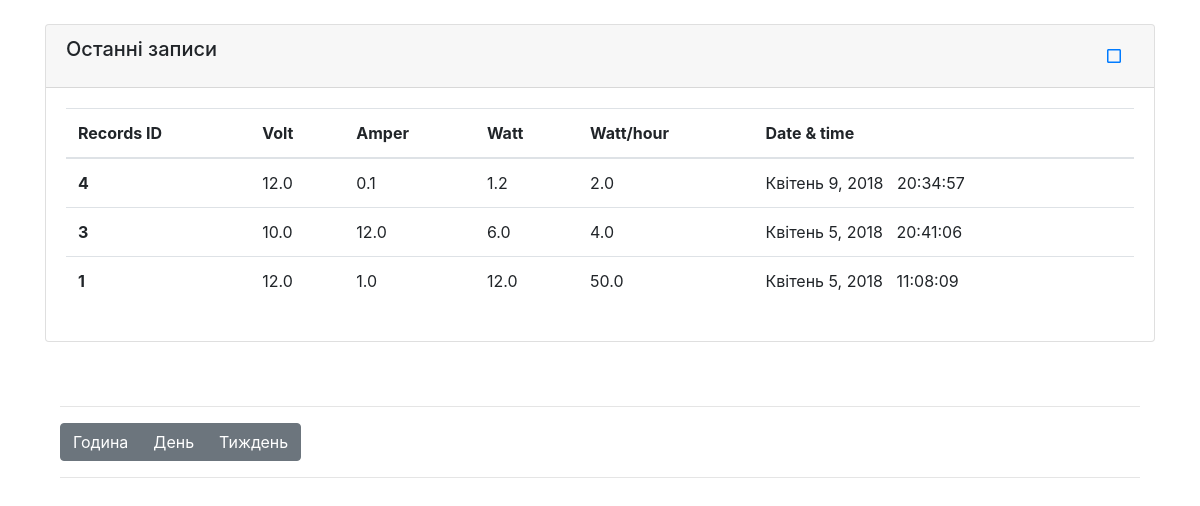
/, run on an earlier commit of the app's database.
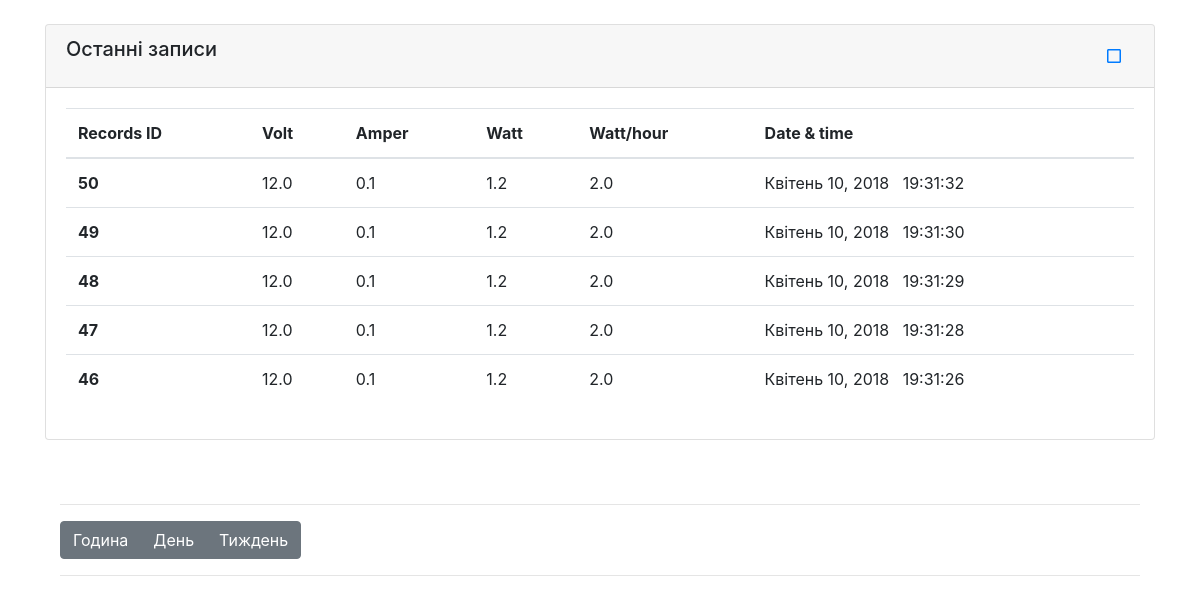
And on a later commit of the database.
### mon/models.py (models this page shows, shortened)
class Record(models.Model):
    volt = models.FloatField(default=0, null=True, blank=True)
    amper = models.FloatField(default=0, null=True, blank=True)
    watt = models.FloatField(default=0, null=True, blank=True)
    watt_hour = models.FloatField(default=0, null=True, blank=True)
    dt = models.DateTimeField(default=timezone.now)
    comment = models.TextField(max_length=300, null=True, blank=True)

### mon/views.py (the view)
# urls.py: path('', home, name='home'),
def home(request):
    records = Record.objects.all().order_by('-dt')[:5]
    if request.GET:
        pass
    else:
        eh = timezone.now()
        sh = eh.replace(hour=eh.hour - 1)
        for_charts = Record.objects.all().order_by('dt').filter(dt__range=(sh, eh))
    return render(request, 'mon/index.html', locals())

### mon/templates/mon/index.html (shortened to what this page needs)
{% load staticfiles %}
{% load l10n %}
<!DOCTYPE html>
<html lang="en">
<head>
    <link rel="stylesheet" href="{% static 'css_bs/bootstrap.css' %}">
    <link rel="stylesheet" href="{% static 'css_bs/custom.css' %}">
</head>
<body>
    <div class="container">
        <div class="row">
            <div class="col-md-12">
                <br>
                <div id="accordion">
                    <div class="card">
                        <div class="card-header" id="headingOne">
                            <h5 class="mb-0">
                                Останні записи
                                <button class="btn btn-link" style="float: right;" data-toggle="collapse" data-target="#collapseOne" aria-expanded="true" aria-controls="collapseOne">
                                    <i class="far fa-square"></i>
                                </button>
                            </h5>
                        </div>
                        <div id="collapseOne" class="collapse show" aria-labelledby="headingOne" data-parent="#accordion">
                            <div class="card-body">
                                <table class="table table-hover">
                                    <thead>
                                        <tr>
                                            <th scope="col">Records ID</th>
                                            <th scope="col">Volt</th>
                                            <th scope="col">Amper</th>
                                            <th scope="col">Watt</th>
                                            <th scope="col">Watt/hour</th>
                                            <th scope="col">Date & time</th>
                                        </tr>
                                    </thead>
                                    <tbody>
                                        {% for record in records %}
                                            <tr>
                                                <th scope="row">{{ record.id }}</th>
                                                <td>{{ record.volt }}</td>
                                                <td>{{ record.amper }}</td>
                                                <td>{{ record.watt }}</td>
                                                <td>{{ record.watt_hour }}</td>
                                                <td>{{ record.dt|date }} &nbsp; {{ record.dt|time:'H:i:s' }}</td>
                                            </tr>
                                        {% endfor %}
                                    </tbody>
                                </table>
                            </div>
                        </div>
                    </div>
                </div>
            </div>
        </div>
            <div class="col-md-12">
                <br><br>
                <hr>
                <div class="btn-group" role="group" aria-label="Basic example">
                    <button type="button" class="btn btn-secondary">Година</button>
                    <button type="button" class="btn btn-secondary">День</button>
                    <button type="button" class="btn btn-secondary">Тиждень</button>
                </div>
                <hr>
            </div>
    </div>
</body>
</html>

What changed in the data, as far as the page shows it:
no longer on this page (row unchanged): Record: id "4", volt "12.0", amper "0.1", watt "1.2", watt_hour "2.0", dt "Квітень 9, 2018", dt "20:34:57"
no longer on this page (row unchanged): Record: id "3", volt "10.0", amper "12.0", watt "6.0", watt_hour "4.0", dt "Квітень 5, 2018", dt "20:41:06"
no longer on this page (row unchanged): Record: id "1", volt "12.0", amper "1.0", watt "12.0", watt_hour "50.0", dt "Квітень 5, 2018", dt "11:08:09"
added Record: id "50", volt "12.0", amper "0.1", watt "1.2", watt_hour "2.0", dt "Квітень 10, 2018", dt "19:31:32"
added Record: id "49", volt "12.0", amper "0.1", watt "1.2", watt_hour "2.0", dt "Квітень 10, 2018", dt "19:31:30"
added Record: id "48", volt "12.0", amper "0.1", watt "1.2", watt_hour "2.0", dt "Квітень 10, 2018", dt "19:31:29"
added Record: id "47", volt "12.0", amper "0.1", watt "1.2", watt_hour "2.0", dt "Квітень 10, 2018", dt "19:31:28"
added Record: id "46", volt "12.0", amper "0.1", watt "1.2", watt_hour "2.0", dt "Квітень 10, 2018", dt "19:31:26"
